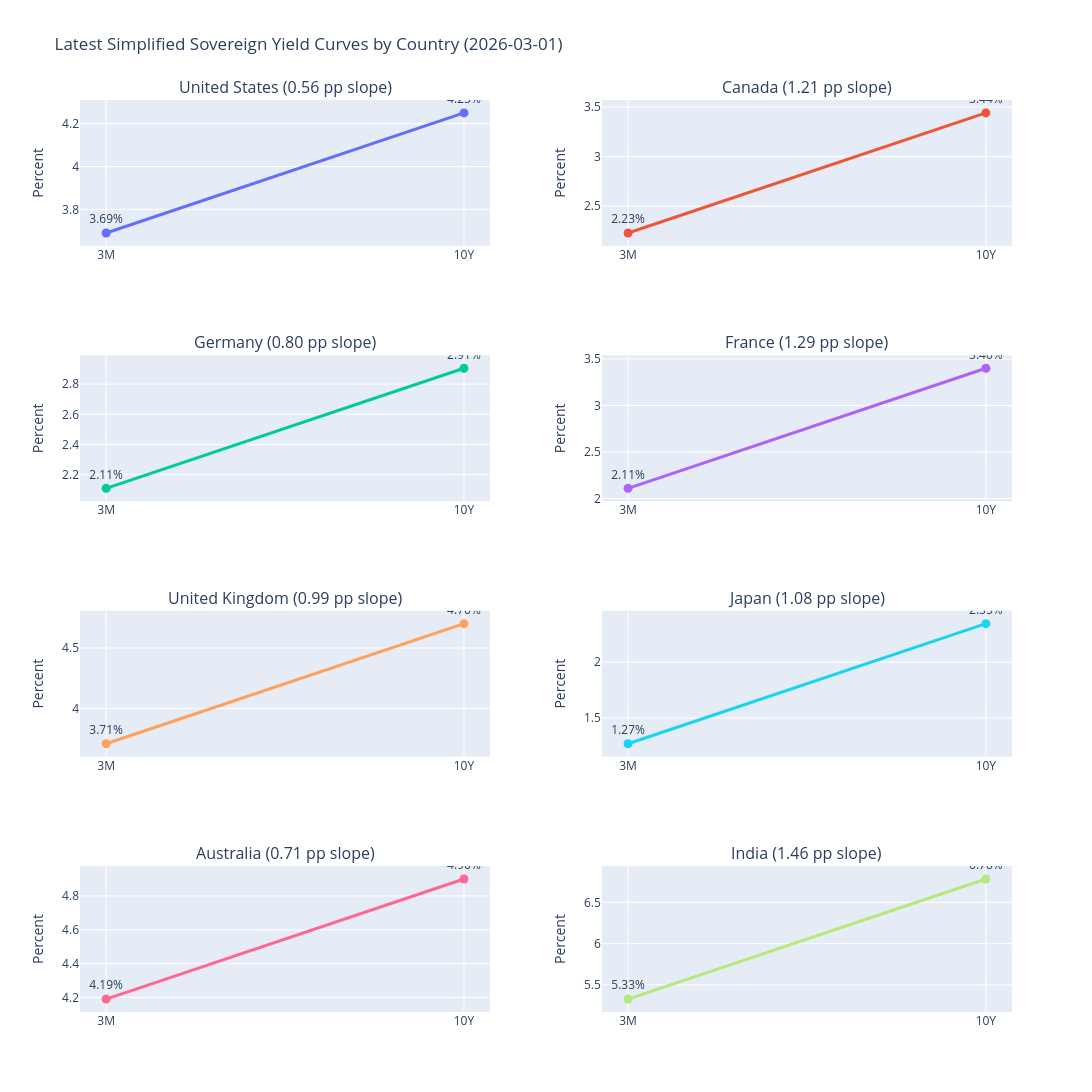

The code cell stored with this chart in its notebook:
### Code cell
yield_curve_snapshot = pd.DataFrame(
    {
        "3M": short_yields.iloc[-1].reindex(available_names),
        "10Y": long_yields.iloc[-1].reindex(available_names),
    }
)

yield_curve_snapshot = yield_curve_snapshot.dropna(how="any")
latest_curve_date = max(short_yields.index.max(), long_yields.index.max()).date()

curve_rows = int(np.ceil(len(yield_curve_snapshot) / 2))
yield_curve_fig = make_subplots(
    rows=curve_rows,
    cols=2,
    subplot_titles=[
        f"{country} ({yield_curve_snapshot.loc[country, '10Y'] - yield_curve_snapshot.loc[country, '3M']:.2f} pp slope)"
        for country in yield_curve_snapshot.index
    ],
    vertical_spacing=0.12,
    horizontal_spacing=0.12,
)

maturity_labels = ["3M", "10Y"]

for position, country in enumerate(yield_curve_snapshot.index):
    row = position // 2 + 1
    col = position % 2 + 1
    curve_values = yield_curve_snapshot.loc[country, maturity_labels]
    yield_curve_fig.add_trace(
        go.Scatter(
            x=maturity_labels,
            y=curve_values,
            mode="lines+markers+text",
            name=country,
            text=[f"{value:.2f}%" for value in curve_values],
            textposition="top center",
            line=dict(width=3),
            marker=dict(size=9),
            showlegend=False,
        ),
        row=row,
        col=col,
    )
    yield_curve_fig.update_yaxes(title_text="Percent", row=row, col=col)

for empty_position in range(len(yield_curve_snapshot.index), curve_rows * 2):
    row = empty_position // 2 + 1
    col = empty_position % 2 + 1
    yield_curve_fig.update_xaxes(visible=False, row=row, col=col)
    yield_curve_fig.update_yaxes(visible=False, row=row, col=col)

yield_curve_fig.update_layout(
    height=max(500, 320 * curve_rows),
    width=1100,
    title=f"Latest Simplified Sovereign Yield Curves by Country ({latest_curve_date})",
)

yield_curve_fig.show()

### Figure 1 — Plotly figure (JSON) as saved in the notebook; plotly's stock layout.template omitted (floating-point values rounded to 4 significant figures)
{"data": [{"line": {"width": 3}, "marker": {"size": 9}, "mode": "lines+markers+text", "name": "United States", "showlegend": false, "text": ["3.69%", "4.25%"], "textposition": "top center", "type": "scatter", "x": ["3M", "10Y"], "xaxis": "x", "y": [3.69, 4.25], "yaxis": "y"}, {"line": {"width": 3}, "marker": {"size": 9}, "mode": "lines+markers+text", "name": "Canada", "showlegend": false, "text": ["2.23%", "3.44%"], "textposition": "top center", "type": "scatter", "x": ["3M", "10Y"], "xaxis": "x2", "y": [2.23, 3.44], "yaxis": "y2"}, {"line": {"width": 3}, "marker": {"size": 9}, "mode": "lines+markers+text", "name": "Germany", "showlegend": false, "text": ["2.11%", "2.91%"], "textposition": "top center", "type": "scatter", "x": ["3M", "10Y"], "xaxis": "x3", "y": [2.109, 2.905], "yaxis": "y3"}, {"line": {"width": 3}, "marker": {"size": 9}, "mode": "lines+markers+text", "name": "France", "showlegend": false, "text": ["2.11%", "3.40%"], "textposition": "top center", "type": "scatter", "x": ["3M", "10Y"], "xaxis": "x4", "y": [2.109, 3.4], "yaxis": "y4"}, {"line": {"width": 3}, "marker": {"size": 9}, "mode": "lines+markers+text", "name": "United Kingdom", "showlegend": false, "text": ["3.71%", "4.70%"], "textposition": "top center", "type": "scatter", "x": ["3M", "10Y"], "xaxis": "x5", "y": [3.71, 4.701], "yaxis": "y5"}, {"line": {"width": 3}, "marker": {"size": 9}, "mode": "lines+markers+text", "name": "Japan", "showlegend": false, "text": ["1.27%", "2.35%"], "textposition": "top center", "type": "scatter", "x": ["3M", "10Y"], "xaxis": "x6", "y": [1.27, 2.345], "yaxis": "y6"}, {"line": {"width": 3}, "marker": {"size": 9}, "mode": "lines+markers+text", "name": "Australia", "showlegend": false, "text": ["4.19%", "4.90%"], "textposition": "top center", "type": "scatter", "x": ["3M", "10Y"], "xaxis": "x7", "y": [4.19, 4.9], "yaxis": "y7"}, {"line": {"width": 3}, "marker": {"size": 9}, "mode": "lines+markers+text", "name": "India", "showlegend": false, "text": ["5.33%", "6.78%"], "textposition": "top center", "type": "scatter", "x": ["3M", "10Y"], "xaxis": "x8", "y": [5.327, 6.783], "yaxis": "y8"}], "layout": {"annotations": [{"font": {"size": 16}, "showarrow": false, "text": "United States (0.56 pp slope)", "x": 0.22, "xanchor": "center", "xref": "paper", "y": 1, "yanchor": "bottom", "yref": "paper"}, {"font": {"size": 16}, "showarrow": false, "text": "Canada (1.21 pp slope)", "x": 0.78, "xanchor": "center", "xref": "paper", "y": 1, "yanchor": "bottom", "yref": "paper"}, {"font": {"size": 16}, "showarrow": false, "text": "Germany (0.80 pp slope)", "x": 0.22, "xanchor": "center", "xref": "paper", "y": 0.72, "yanchor": "bottom", "yref": "paper"}, {"font": {"size": 16}, "showarrow": false, "text": "France (1.29 pp slope)", "x": 0.78, "xanchor": "center", "xref": "paper", "y": 0.72, "yanchor": "bottom", "yref": "paper"}, {"font": {"size": 16}, "showarrow": false, "text": "United Kingdom (0.99 pp slope)", "x": 0.22, "xanchor": "center", "xref": "paper", "y": 0.44, "yanchor": "bottom", "yref": "paper"}, {"font": {"size": 16}, "showarrow": false, "text": "Japan (1.08 pp slope)", "x": 0.78, "xanchor": "center", "xref": "paper", "y": 0.44, "yanchor": "bottom", "yref": "paper"}, {"font": {"size": 16}, "showarrow": false, "text": "Australia (0.71 pp slope)", "x": 0.22, "xanchor": "center", "xref": "paper", "y": 0.16, "yanchor": "bottom", "yref": "paper"}, {"font": {"size": 16}, "showarrow": false, "text": "India (1.46 pp slope)", "x": 0.78, "xanchor": "center", "xref": "paper", "y": 0.16, "yanchor": "bottom", "yref": "paper"}], "height": 1280, "title": {"text": "Latest Simplified Sovereign Yield Curves by Country (2026-03-01)"}, "width": 1100, "xaxis": {"anchor": "y", "domain": [0, 0.44]}, "xaxis2": {"anchor": "y2", "domain": [0.56, 1]}, "xaxis3": {"anchor": "y3", "domain": [0, 0.44]}, "xaxis4": {"anchor": "y4", "domain": [0.56, 1]}, "xaxis5": {"anchor": "y5", "domain": [0, 0.44]}, "xaxis6": {"anchor": "y6", "domain": [0.56, 1]}, "xaxis7": {"anchor": "y7", "domain": [0, 0.44]}, "xaxis8": {"anchor": "y8", "domain": [0.56, 1]}, "yaxis": {"anchor": "x", "domain": [0.84, 1], "title": {"text": "Percent"}}, "yaxis2": {"anchor": "x2", "domain": [0.84, 1], "title": {"text": "Percent"}}, "yaxis3": {"anchor": "x3", "domain": [0.56, 0.72], "title": {"text": "Percent"}}, "yaxis4": {"anchor": "x4", "domain": [0.56, 0.72], "title": {"text": "Percent"}}, "yaxis5": {"anchor": "x5", "domain": [0.28, 0.44], "title": {"text": "Percent"}}, "yaxis6": {"anchor": "x6", "domain": [0.28, 0.44], "title": {"text": "Percent"}}, "yaxis7": {"anchor": "x7", "domain": [0, 0.16], "title": {"text": "Percent"}}, "yaxis8": {"anchor": "x8", "domain": [0, 0.16], "title": {"text": "Percent"}}}}
